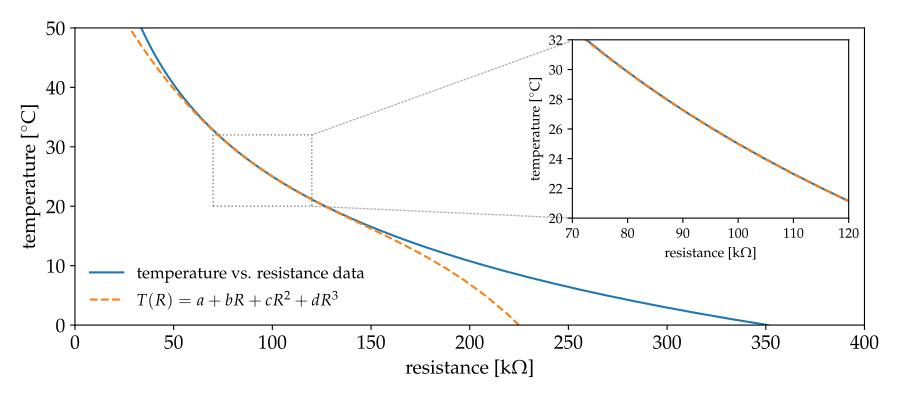

Write Python code to recreate this figure.
# coding: utf-8
import matplotlib as mpl
import matplotlib.pyplot as plt
import numpy as np

mpl.rc('font', family='Palatino', size=14)
mpl.rc('text', usetex=True)

def temp(R):
    return 67.03 - 0.7136*R + 3.801e-3*R**2 - 8.680e-6*R**3

#R1 = np.genfromtxt('c1.txt')
#R2 = np.genfromtxt('c2.txt')
#R3 = np.genfromtxt('c3.txt')
#R = np.concatenate([R1, R2, R3])
T = np.arange(0,101)

R = np.array([351.02, 332.64, 315.32, 298.99, 283.6,   269.08, 255.38,  242.46,
              230.26, 218.73, 207.85, 197.56, 187.84,  178.65, 169.95,  161.73,
              153.95, 146.58, 139.61, 133.,   126.74,  120.81, 115.19,  109.85,
              104.8,  100.,    95.447, 91.126, 87.022,  83.124, 79.422, 75.903,
               72.56,  69.38,  66.356, 63.48,  60.743,  58.138, 55.658, 53.297,
               51.048, 48.905, 46.863, 44.917, 43.062,  41.292, 39.605, 37.995,
               36.458, 34.991, 33.591, 32.253, 30.976,  29.756, 28.59,  27.475,
               26.409, 25.39,  24.415, 23.483, 22.59,   21.736, 20.919, 20.136,
               19.386, 18.668, 17.98,  17.321, 16.689,  16.083, 15.502, 14.945,
               14.41,  13.897, 13.405, 12.932, 12.479,  12.043, 11.625, 11.223,
               10.837, 10.467, 10.11,   9.7672, 9.4377, 9.1208,  8.816, 8.5227,
                8.2406, 7.9691, 7.7077, 7.4562, 7.214,  6.9806, 6.7559, 6.5394,
                6.3308, 6.1298, 5.9361, 5.7493, 5.5693])

for i, (c1, c2, c3, c4, c5) in enumerate(zip(R[:20], R[20:40], R[40:60], R[60:80], R[80:])):
    print(f'{c1:8.3f} & {i:3} & {c2:8.3f} & {i+20:3} & {c3:8.3f} & {i+40:3} & {c4:8.3f} & {i+60:3} & {c5:8.3f} & {i+80:3} \\\\')

fig, ax = plt.subplots(1,1, figsize=(9,4), tight_layout=True)
ax.plot(R, T, label='temperature vs. resistance data')
ax.plot(R, temp(R), ls='--', label='$T(R) = a + bR + cR^2 + dR^3$')
ax.set(xlim=(0,400),
       xlabel='resistance [$\mathrm{k}\Omega$]',
       ylim=(0,50),
       ylabel='temperature [$^\circ$C]')

ax.legend(loc='lower left', fontsize=12, frameon=False)

# Inset axes in subregion
x1, x2, y1, y2 = 70, 120, 20, 32
axins = ax.inset_axes([252,18,140,30], transform=ax.transData)
#axins = ax.inset_axes([0.6,0.3, 0.35,0.65])
axins.plot(R, T)
axins.plot(R, temp(R), ls='--')
axins.set(xlim=(x1,x2),
          xlabel='resistance [$\mathrm{k}\Omega$]',
          ylim=(y1,y2),
          ylabel='temperature [$^\circ$C]'
)

axins.xaxis.label.set_size(10)
axins.yaxis.label.set_size(10)
axins.tick_params(axis='both', which='major', labelsize=10)

rect = mpl.patches.Rectangle([x1,y1], width=x2-x1, height=y2-y1)
rect.set(fc='None', ec='gray', ls=':')
ax.add_artist(rect)

con = mpl.patches.ConnectionPatch(
          xyA=(x2,y2), xyB=(410,258),
          coordsA='data', coordsB='figure points',
          axesA=ax, axesB=axins,
          color='gray', alpha=0.6, lw=1, ls=':')
ax.add_artist(con)

con = mpl.patches.ConnectionPatch(
          xyA=(x2,y1), xyB=(410,131),
          coordsA='data', coordsB='figure points',
          axesA=ax, axesB=axins,
          color='gray', alpha=0.6, lw=1, ls=':')
ax.add_artist(con)

#rect, conns = ax.indicate_inset_zoom(axins, edgecolor='k', transform=ax.transData)
#rect.set(ls=':')
#conns[1].set(ls=':')
#conns[2].set(ls=':')

fig.savefig('temp_vs_res.pdf')
plt.show()
